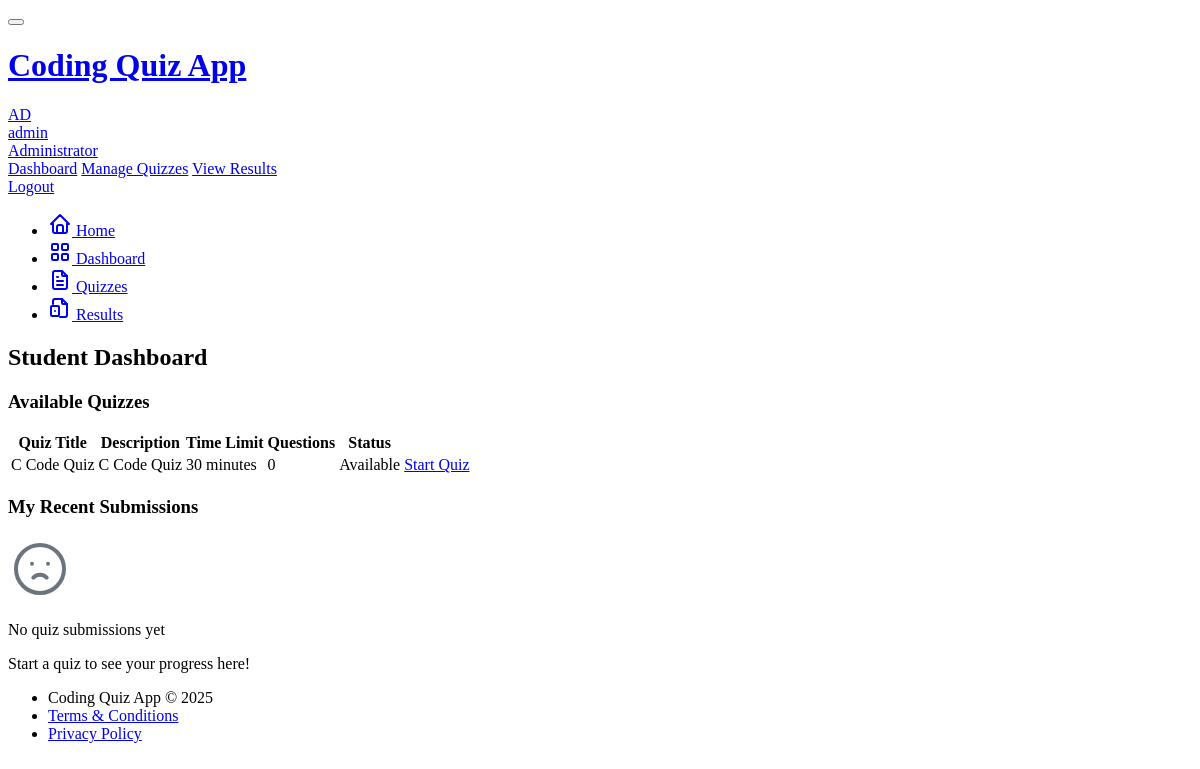
Before: /student/dashboard (signed in) with the older database file.
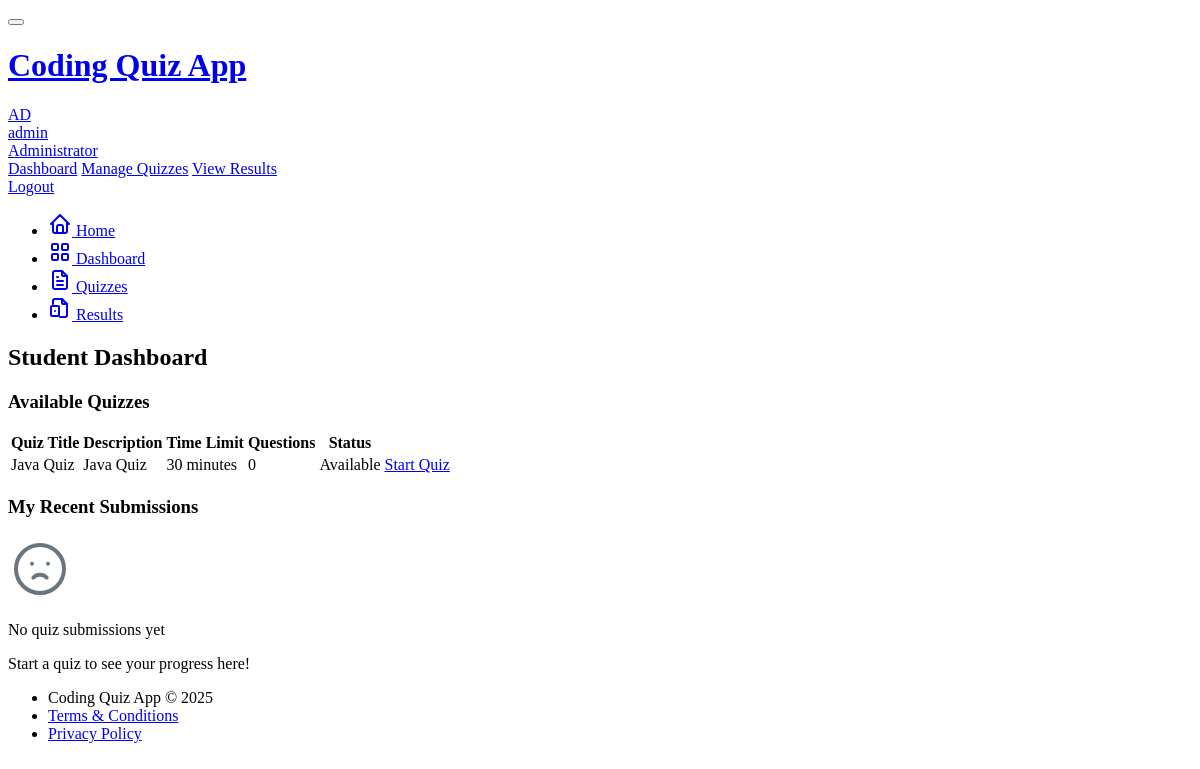
After: the same page with the newer database file.
### models.py (models this page shows, shortened)
class User(UserMixin, db.Model):
    id = db.Column(db.Integer, primary_key=True)
    username = db.Column(db.String(64), unique=True, index=True)
    email = db.Column(db.String(120), unique=True, index=True)
    password_hash = db.Column(db.String(128))
    is_admin = db.Column(db.Boolean, default=False)
    created_at = db.Column(db.DateTime, default=datetime.utcnow)
    quizzes = db.relationship('Quiz', backref='author', lazy='dynamic')
    submissions = db.relationship('Submission', backref='student', lazy='dynamic')

class Quiz(db.Model):
    id = db.Column(db.Integer, primary_key=True)
    title = db.Column(db.String(100), nullable=False)
    description = db.Column(db.Text)
    is_active = db.Column(db.Boolean, default=True)
    time_limit = db.Column(db.Integer, default=30)  # minutes
    created_at = db.Column(db.DateTime, default=datetime.utcnow)
    updated_at = db.Column(db.DateTime, default=datetime.utcnow, onupdate=datetime.utcnow)
    author_id = db.Column(db.Integer, db.ForeignKey('user.id'))
    questions = db.relationship('Question', backref='quiz', lazy='dynamic', cascade='all, delete-orphan')
    submissions = db.relationship('Submission', backref='quiz', lazy='dynamic')

### app/routes/student.py (the view)
@student_bp.route('/dashboard')
@login_required
def dashboard():
    active_quizzes = Quiz.query.filter_by(is_active=True).all()
    my_submissions = Submission.query.filter_by(user_id=current_user.id).order_by(Submission.started_at.desc()).all()
    completed_quiz_ids = [s.quiz_id for s in my_submissions if s.is_completed]
    return render_template('student/dashboard.html',
                          active_quizzes=active_quizzes,
                          my_submissions=my_submissions,
                          completed_quiz_ids=completed_quiz_ids,
                          title='Student Dashboard')

### app/templates/student/dashboard.html (shortened to what this page needs)
{% extends "base.html" %}
{% block content %}
<div class="row row-cards">
    <div class="col-12">
        <div class="card">
            <div class="card-header">
                <h3 class="card-title">Available Quizzes</h3>
            </div>
            <div class="card-body">
                {% if active_quizzes %}
                <div class="table-responsive">
                    <table class="table table-vcenter card-table">
                        <thead>
                            <tr>
                                <th>Quiz Title</th>
                                <th>Description</th>
                                <th>Time Limit</th>
                                <th>Questions</th>
                                <th>Status</th>
                                <th class="w-1"></th>
                            </tr>
                        </thead>
                        <tbody>
                            {% for quiz in active_quizzes %}
                            <tr>
                                <td>{{ quiz.title }}</td>
                                <td class="text-muted">
                                    {{ quiz.description|truncate(100) if quiz.description else 'No description' }}
                                </td>
                                <td>{{ quiz.time_limit }} minutes</td>
                                <td>{{ quiz.questions.count() }}</td>
                                <td>
                                    {% if quiz.id in completed_quiz_ids %}
                                        <span class="badge bg-success">Completed</span>
                                    {% else %}
                                        <span class="badge bg-blue">Available</span>
                                    {% endif %}
                                </td>
                                <td>
                                    {% if quiz.id in completed_quiz_ids %}
                                        {% set submission = my_submissions|selectattr('quiz_id', 'equalto', quiz.id)|selectattr('is_completed', 'equalto', true)|first %}
                                        <a href="{{ url_for('student_view_submission', submission_id=submission.id) }}" class="btn btn-success btn-sm">
                                            View Results
                                        </a>
                                    {% else %}
                                        <a href="{{ url_for('start_quiz', quiz_id=quiz.id) }}" class="btn btn-primary btn-sm">
                                            Start Quiz
                                        </a>
                                    {% endif %}
                                </td>
                            </tr>
                            {% endfor %}
                        </tbody>
                    </table>
                </div>
                {% endif %}
            </div>
        </div>
    </div>
    <div class="col-12 mt-3">
        <div class="card">
            <div class="card-header">
                <h3 class="card-title">My Recent Submissions</h3>
            </div>
            <div class="card-body">
                {% if my_submissions %}
                <div class="table-responsive">
                    <table class="table table-vcenter card-table">
                        <thead>
                            <tr>
                                <th>Quiz</th>
                                <th>Started</th>
                                <th>Completed</th>
                                <th>Score</th>
                                <th>Status</th>
                                <th class="w-1"></th>
                            </tr>
                        </thead>
                        <tbody>
                            {% for submission in my_submissions %}
                            <tr>
                                <td>{{ submission.quiz.title }}</td>
                                <td>{{ submission.started_at.strftime('%Y-%m-%d %H:%M') }}</td>
                                <td>
                                    {% if submission.completed_at %}
                                        {{ submission.completed_at.strftime('%Y-%m-%d %H:%M') }}
                                    {% else %}
                                        -
                                    {% endif %}
                                </td>
                                <td>
                                    {% if submission.is_completed %}
                                        {{ "%.1f"|format(submission.score) }} / {{ submission.total_points }}
                                    {% else %}
                                        In progress
                                    {% endif %}
                                </td>
                                <td>
                                    {% if submission.is_completed %}
                                        <span class="badge bg-success">Completed</span>
                                    {% else %}
                                        <span class="badge bg-yellow">In Progress</span>
                                    {% endif %}
                                </td>
                                <td>
                                    {% if submission.is_completed %}
                                        <a href="{{ url_for('student_view_submission', submission_id=submission.id) }}" class="btn btn-outline-primary btn-sm">
                                            View Results
                                        </a>
                                    {% else %}
                                        <a href="{{ url_for('take_quiz', quiz_id=submission.quiz_id, submission_id=submission.id) }}" class="btn btn-primary btn-sm">
                                            Continue
                                        </a>
                                    {% endif %}
                                </td>
                            </tr>
                            {% endfor %}
                        </tbody>
                    </table>
                </div>
                {% else %}
                <div class="empty">
                    <div class="empty-icon">
                    </div>
                    <p class="empty-title">No quiz submissions yet</p>
                    <p class="empty-subtitle text-muted">
                        Start a quiz to see your progress here!
                    </p>
                </div>
                {% endif %}
            </div>
        </div>
    </div>
</div>
{% endblock %}

### app/templates/base.html (shortened to what this page needs)
<!DOCTYPE html>
<html lang="en">
<head>
    <link rel="stylesheet" href="https://cdn.jsdelivr.net/npm/@tabler/core@1.0.0-beta17/dist/css/tabler.min.css">
    <link rel="stylesheet" href="https://cdn.jsdelivr.net/npm/@tabler/core@1.0.0-beta17/dist/css/tabler-flags.min.css">
    <link rel="stylesheet" href="https://cdn.jsdelivr.net/npm/@tabler/core@1.0.0-beta17/dist/css/tabler-payments.min.css">
    <link rel="stylesheet" href="https://cdn.jsdelivr.net/npm/@tabler/core@1.0.0-beta17/dist/css/tabler-vendors.min.css">
    <link rel="stylesheet" href="https://cdnjs.cloudflare.com/ajax/libs/codemirror/5.65.2/codemirror.min.css">
    <link rel="stylesheet" href="https://cdnjs.cloudflare.com/ajax/libs/codemirror/5.65.2/theme/dracula.min.css">
    <link rel="stylesheet" href="{{ url_for('static', filename='css/custom.css') }}">
</head>
<body class="antialiased d-flex flex-column min-vh-100">
    <div class="page">
        <header class="navbar navbar-expand-md navbar-light d-print-none">
            <div class="container-xl">
                <button class="navbar-toggler" type="button" data-bs-toggle="collapse" data-bs-target="#navbar-menu">
                </button>
                <h1 class="navbar-brand navbar-brand-autodark d-none-navbar-horizontal pe-0 pe-md-3">
                    <a href="{{ url_for('main.index') }}">
                        Coding Quiz App
                    </a>
                </h1>
                <div class="navbar-nav flex-row order-md-last">
                    <div class="nav-item dropdown">
                        {% if current_user.is_authenticated %}
                        <a href="#" class="nav-link d-flex lh-1 text-reset p-0" data-bs-toggle="dropdown" aria-label="Open user menu">
                            <span class="avatar avatar-sm bg-primary">
                                {{ current_user.username[:2].upper() }}
                            </span>
                            <div class="d-none d-xl-block ps-2">
                                <div>{{ current_user.username }}</div>
                                <div class="mt-1 small text-muted">
                                    {% if current_user.is_admin %}Administrator{% else %}Student{% endif %}
                                </div>
                            </div>
                        </a>
                        <div class="dropdown-menu dropdown-menu-end dropdown-menu-arrow">
                            {% if current_user.is_admin %}
                            <a href="{{ url_for('admin.dashboard') }}" class="dropdown-item">Dashboard</a>
                            <a href="{{ url_for('admin.quizzes') }}" class="dropdown-item">Manage Quizzes</a>
                            <a href="{{ url_for('admin.results') }}" class="dropdown-item">View Results</a>
                            {% else %}
                            <a href="{{ url_for('student.dashboard') }}" class="dropdown-item">Dashboard</a>
                            <a href="{{ url_for('student.results') }}" class="dropdown-item">My Results</a>
                            {% endif %}
                            <a href="{{ url_for('auth.logout') }}" class="dropdown-item">Logout</a>
                        </div>
                        {% endif %}
                    </div>
                </div>
            </div>
        </header>
        <div class="navbar-expand-md">
            <div class="collapse navbar-collapse" id="navbar-menu">
                <div class="navbar navbar-light">
                    <div class="container-xl">
                        <ul class="navbar-nav">
                            <li class="nav-item {% if request.endpoint == 'main.index' %}active{% endif %}">
                                <a class="nav-link" href="{{ url_for('main.index') }}">
                                    <span class="nav-link-icon d-md-none d-lg-inline-block">
                                    </span>
                                    <span class="nav-link-title">Home</span>
                                </a>
                            </li>
                            {% if current_user.is_authenticated %}
                                {% if current_user.is_admin %}
                                <li class="nav-item {% if request.endpoint == 'admin.dashboard' %}active{% endif %}">
                                    <a class="nav-link" href="{{ url_for('admin.dashboard') }}">
                                        <span class="nav-link-icon d-md-none d-lg-inline-block">
                                        </span>
                                        <span class="nav-link-title">Dashboard</span>
                                    </a>
                                </li>
                                <li class="nav-item {% if request.endpoint == 'admin.quizzes' %}active{% endif %}">
                                    <a class="nav-link" href="{{ url_for('admin.quizzes') }}">
                                        <span class="nav-link-icon d-md-none d-lg-inline-block">
                                        </span>
                                        <span class="nav-link-title">Quizzes</span>
                                    </a>
                                </li>
                                <li class="nav-item {% if request.endpoint == 'admin.results' %}active{% endif %}">
                                    <a class="nav-link" href="{{ url_for('admin.results') }}">
                                        <span class="nav-link-icon d-md-none d-lg-inline-block">
                                        </span>
                                        <span class="nav-link-title">Results</span>
                                    </a>
                                </li>
                                {% endif %}
                            {% endif %}
                        </ul>
                    </div>
                </div>
            </div>
        </div>
        <div class="page-wrapper">
            <div class="container-xl">
                <div class="page-header d-print-none">
                    <div class="row align-items-center">
                        <div class="col">
                            <h2 class="page-title">
                                {% block page_title %}{{ title }}{% endblock %}
                            </h2>
                        </div>
                    </div>
                </div>
            </div>
            <div class="page-body">
                <div class="container-xl">
                    {% block content %}{% endblock %}
                </div>
            </div>
            <footer class="footer footer-transparent d-print-none mt-auto">
                <div class="container-xl">
                    <div class="row text-center align-items-center flex-row-reverse">
                        <div class="col-12 col-lg-auto mt-3 mt-lg-0">
                            <ul class="list-inline list-inline-dots mb-0">
                                <li class="list-inline-item">
                                    Coding Quiz App &copy; 2025
                                </li>
                                <li class="list-inline-item">
                                    <a href="#" class="link-secondary">Terms & Conditions</a>
                                </li>
                                <li class="list-inline-item">
                                    <a href="#" class="link-secondary">Privacy Policy</a>
                                </li>
                            </ul>
                        </div>
                    </div>
                </div>
            </footer>
        </div>
    </div>
</body>
</html>

### static/css/custom.css (style rules this page uses)
.empty-icon svg { width: 64px; height: 64px; stroke-width: 1.5; color: #6c757d; }

Changed rows visible on the page:
changed Quiz: title "C Code Quiz" → "Java Quiz"; description "C Code Quiz" → "Java Quiz"
